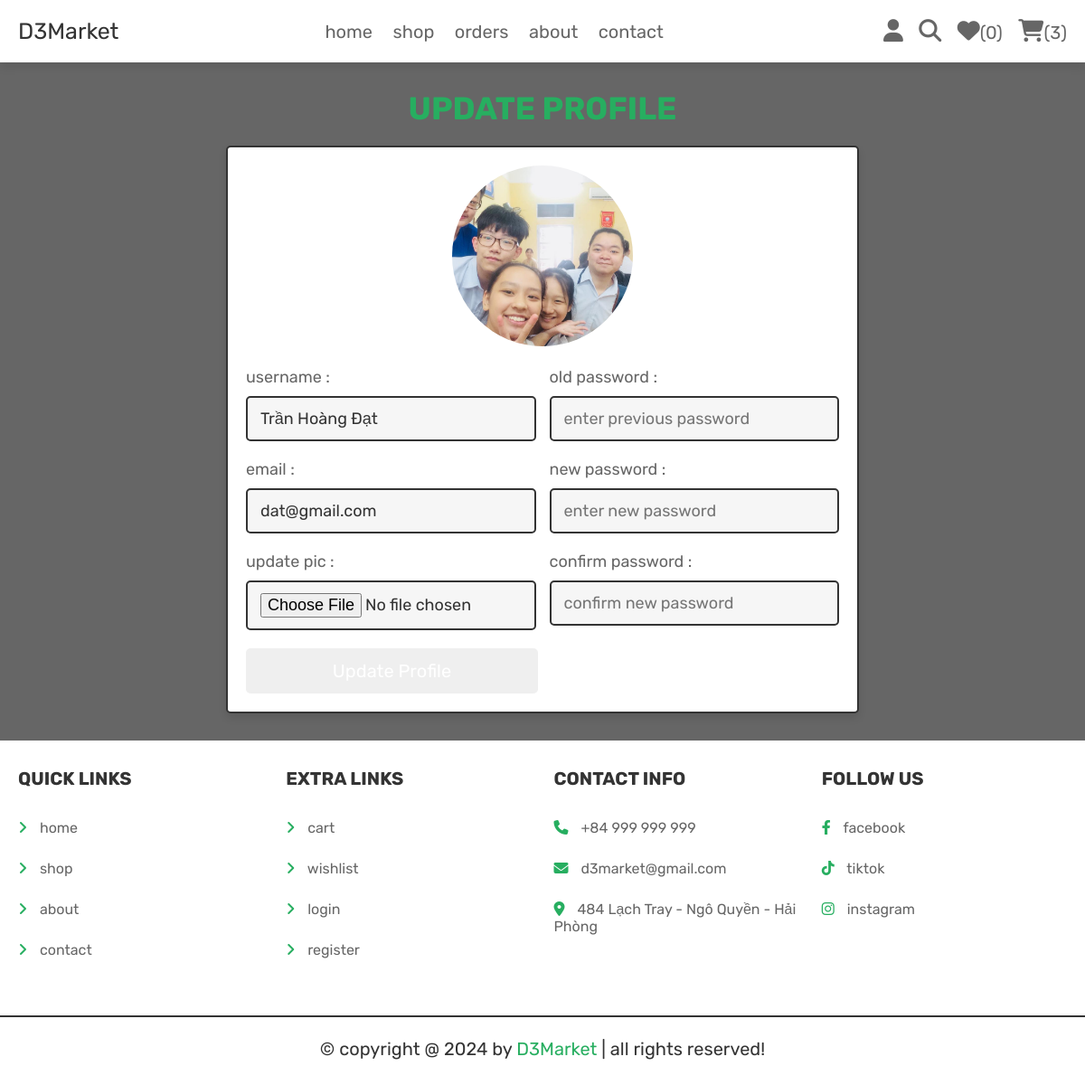
Page /user_profile_update.php (signed in) on the committed database.
### tables this page shows
CREATE TABLE `users` (
  `id` int(100) NOT NULL,
  `name` varchar(100) NOT NULL,
  `email` varchar(100) NOT NULL,
  `password` varchar(100) NOT NULL,
  `user_type` varchar(20) NOT NULL DEFAULT 'user',
  `image` varchar(100) NOT NULL
);

### user_profile_update.php (the view, shortened to what this page needs)
<?php
@include 'config.php';
?>
<!DOCTYPE html>
<html lang="en">
<head>
   <link rel="stylesheet" href="https://cdnjs.cloudflare.com/ajax/libs/font-awesome/6.1.1/css/all.min.css">
   <link rel="stylesheet" href="css/components.css">
</head>
<body>
<?php include 'header.php'; ?>
<section class="update-profile">
   <h1 class="title">update profile</h1>
   <form action="" method="POST" enctype="multipart/form-data">
      <img src="uploaded_img/<?= $fetch_profile['image']; ?>" alt="">
      <div class="flex">
         <div class="inputBox">
            <span>username :</span>
            <input type="text" name="name" value="<?= $fetch_profile['name']; ?>" placeholder="update username" required class="box">
            <span>email :</span>
            <input type="email" name="email" value="<?= $fetch_profile['email']; ?>" placeholder="update email" required class="box">
            <span>update pic :</span>
            <input type="file" name="image" accept="image/jpg, image/jpeg, image/png" class="box">
         </div>
         <div class="inputBox">
            <span>old password :</span>
            <input type="password" name="update_pass" placeholder="enter previous password" class="box">
            <span>new password :</span>
            <input type="password" name="new_pass" placeholder="enter new password" class="box">
            <span>confirm password :</span>
            <input type="password" name="confirm_pass" placeholder="confirm new password" class="box">
         </div>
      </div>
      <div class="flex-btn">
         <input type="submit" class="btn" value="update profile" name="update_profile">
         <a href="home.php" class="option-btn">go back</a>
      </div>
   </form>
</section>
<?php include 'footer.php'; ?>
</body>
</html>

### css/components.css (style rules this page uses)
:root { --green:#27ae60; --orange:#f39c12; --red:#e74c3c; --black:#333; --light-color:#666; --white:#fff; --light-bg:#f6f6f6; --border:.2rem solid var(--black); --box-shadow:0 .5rem 1rem rgba(0,0,0,.1); --purple:#800080; }
* { font-family: 'Rubik', sans-serif; margin:0; padding:0; box-sizing: border-box; outline: none; border:none; text-decoration: none; color:var(--black); }
body { background-color: var(--light-color) ; }
html { font-size: 62.5%; overflow-x: hidden; scroll-behavior: smooth; scroll-padding-top: 6.5rem; }
section { padding:3rem 2rem; max-width: 1200px; margin:0 auto; }
.btn, .delete-btn, .option-btn { display: block; width: 100%; margin-top: 1rem; border-radius: .5rem; color:var(--white); font-size: 2rem; padding:1.3rem 3rem; text-transform: capitalize; cursor: pointer; text-align: center; }
.flex-btn { display: flex; flex-wrap: wrap; gap:1rem; }
.flex-btn > * { flex:1; }
.title { text-align: center; margin-bottom: 2rem; text-transform: uppercase; color:var(--green); font-size: 3.5rem; }
.update-profile form { max-width: 70rem; margin: 0 auto; background-color: var(--white); box-shadow: var(--box-shadow); border:var(--border); border-radius: .5rem; padding:2rem; text-align: center; }
.update-profile form .flex { display: flex; gap:1.5rem; justify-content: space-between; }
.update-profile form img { height: 20rem; width: 20rem; margin-bottom: 1rem; border-radius: 50%; object-fit: cover; }
.update-profile form .inputBox { text-align: left; width: 49%; }
.update-profile form .inputBox span { display: block; padding-top: 1rem; font-size: 1.8rem; color:var(--light-color); }
.update-profile form .inputBox .box { width: 100%; padding:1.2rem 1.4rem; font-size: 1.8rem; color:var(--black); border:var(--border); border-radius: .5rem; margin:1rem 0; background-color: var(--light-bg); }

### rows in the picture
users: image (picture), name "Trần Hoàng Đạt", email "dat@gmail.com"

### other values in the picture
$count_wishlist_items->rowCount() "0"
$count_cart_items->rowCount() "3"
